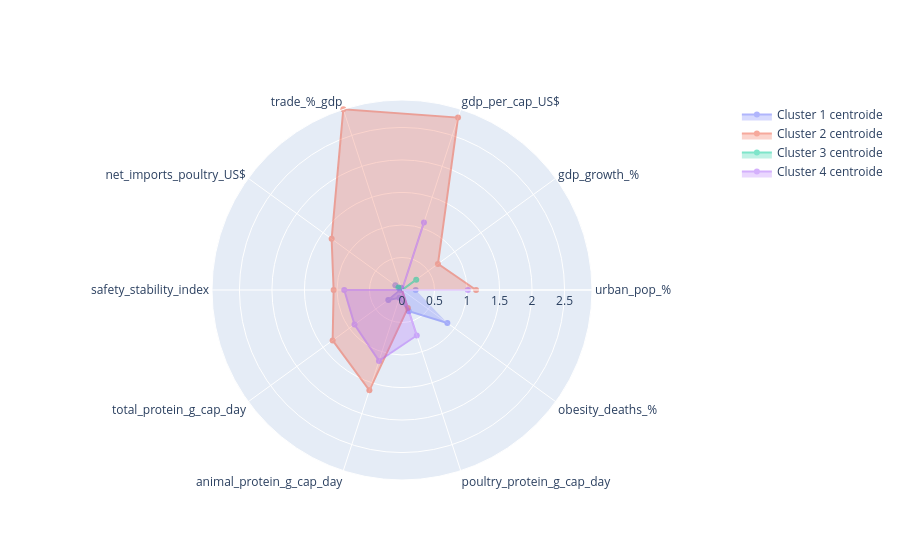

The notebook cell this image was saved under:
### Code cell
# plot polar chart centroids
categories = centroids_km_4.columns
fig = go.Figure()
fig.add_trace(go.Scatterpolar(r=centroids_km_4.iloc[0], theta=categories, fill='toself', name='Cluster 1 centroide'))
fig.add_trace(go.Scatterpolar(r=centroids_km_4.iloc[1], theta=categories, fill='toself', name='Cluster 2 centroide'))
fig.add_trace(go.Scatterpolar(r=centroids_km_4.iloc[2], theta=categories, fill='toself', name='Cluster 3 centroide'))
fig.add_trace(go.Scatterpolar(r=centroids_km_4.iloc[3], theta=categories, fill='toself', name='Cluster 4 centroide'))
fig.update_traces(opacity=0.5, selector=dict(type='scatterpolar'))
fig.update_layout(polar=dict(radialaxis=dict(visible=True,range=[0, centroids_km_4.max().max()])),showlegend=True)
# fig.write_image("centroids_radar.png")
fig.show()

### Figure 1 — Plotly figure (JSON) as saved in the notebook; plotly's stock layout.template omitted (floating-point values rounded to 4 significant figures)
{"data": [{"fill": "toself", "name": "Cluster 1 centroide", "opacity": 0.5, "r": [0.2104, -0.2423, -0.3051, 0.03819, 0.1268, 0.02707, 0.2598, 0.1273, 0.3418, 0.8621], "theta": ["urban_pop_%", "gdp_growth_%", "gdp_per_cap_US$", "trade_%_gdp", "net_imports_poultry_US$", "safety_stability_index", "total_protein_g_cap_day", "animal_protein_g_cap_day", "poultry_protein_g_cap_day", "obesity_deaths_%"], "type": "scatterpolar"}, {"fill": "toself", "name": "Cluster 2 centroide", "opacity": 0.5, "r": [1.139, 0.6835, 2.788, 2.922, 1.338, 1.051, 1.318, 1.622, 0.2902, -0.6731], "theta": ["urban_pop_%", "gdp_growth_%", "gdp_per_cap_US$", "trade_%_gdp", "net_imports_poultry_US$", "safety_stability_index", "total_protein_g_cap_day", "animal_protein_g_cap_day", "poultry_protein_g_cap_day", "obesity_deaths_%"], "type": "scatterpolar"}, {"fill": "toself", "name": "Cluster 3 centroide", "opacity": 0.5, "r": [-0.9547, 0.2704, -0.6234, -0.3092, 0.06656, -0.6668, -0.9689, -0.9964, -0.8392, -0.8099], "theta": ["urban_pop_%", "gdp_growth_%", "gdp_per_cap_US$", "trade_%_gdp", "net_imports_poultry_US$", "safety_stability_index", "total_protein_g_cap_day", "animal_protein_g_cap_day", "poultry_protein_g_cap_day", "obesity_deaths_%"], "type": "scatterpolar"}, {"fill": "toself", "name": "Cluster 4 centroide", "opacity": 0.5, "r": [1.013, -0.1438, 1.093, -0.16, -0.6522, 0.8884, 0.9027, 1.146, 0.7351, -0.132], "theta": ["urban_pop_%", "gdp_growth_%", "gdp_per_cap_US$", "trade_%_gdp", "net_imports_poultry_US$", "safety_stability_index", "total_protein_g_cap_day", "animal_protein_g_cap_day", "poultry_protein_g_cap_day", "obesity_deaths_%"], "type": "scatterpolar"}], "layout": {"polar": {"radialaxis": {"range": [0, 2.922], "visible": true}}, "showlegend": true}}
